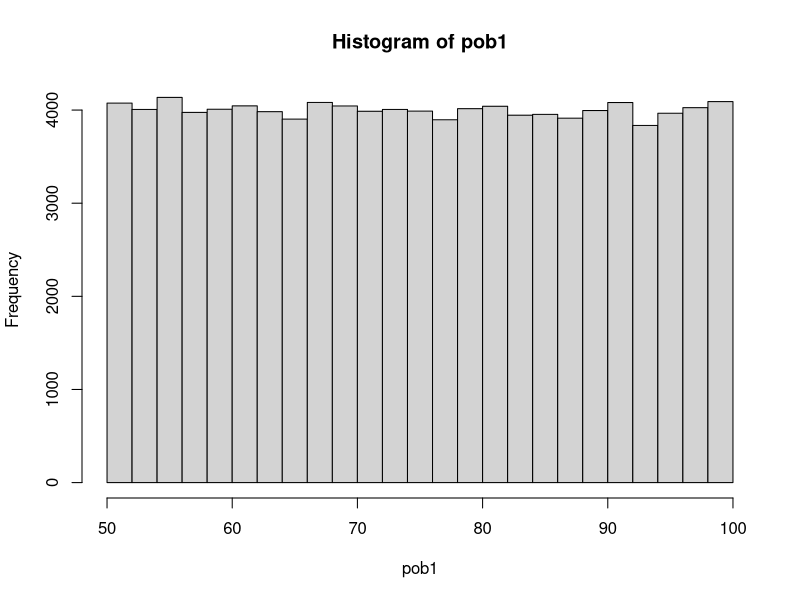
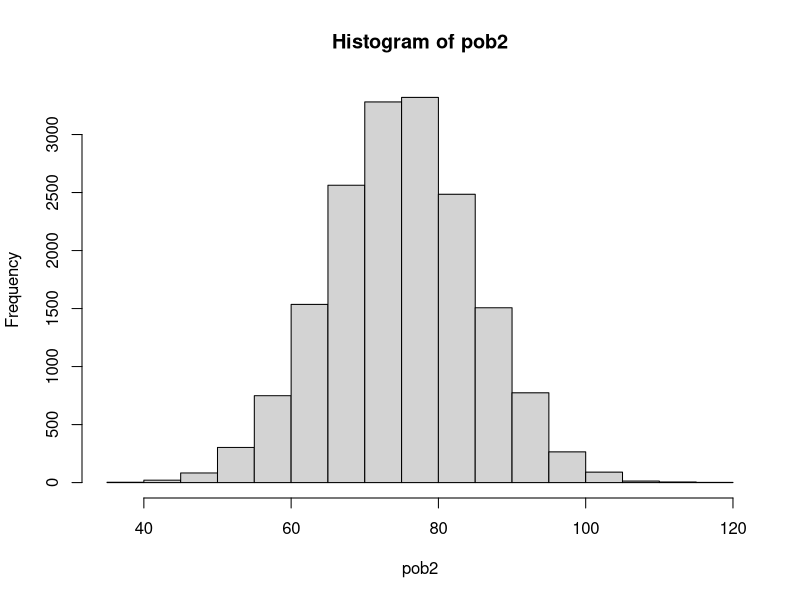
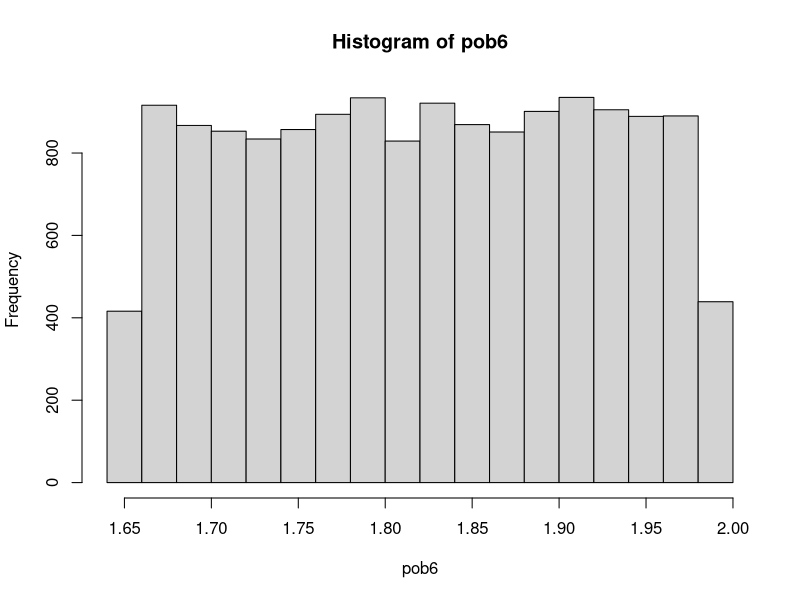
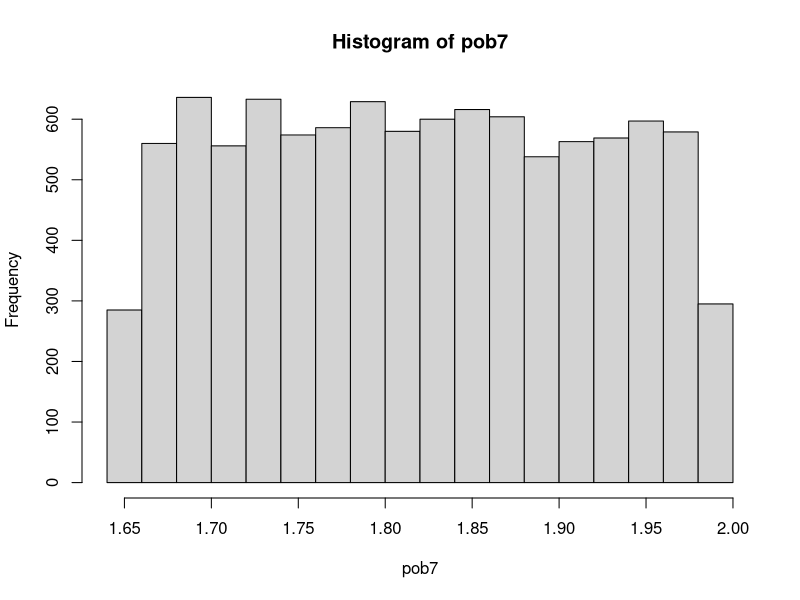

Here is the R script that generated these plots, in order:
## ---- chunk 1
a <- 50
b <- 100
pob1 <- runif(100000, a, b)
hist(pob1)
## ---- chunk 2
mp1 <- 30
n_piloto1 <- sample(pob1, mp1)


s2piloto1 <- round(var(n_piloto1), 2)
s2piloto1

## ---- chunk 3
B1 <- 5
alpha1 <-  qnorm(0.975)
n1 <- alpha1^2*s2piloto1/B1^2
n1c <- ceiling(n1)
## ---- chunk 4
m1 <- sample(pob1, n1c)
varm1 <- var(m1)

## ---- chunk 5
cc1 <- (n1c*25/s2piloto1)^0.5
cc1
## ---- chunk 6
x1 <- mean(n_piloto1)
x1
li1 <- x1-5
ls1 <- x1+5
## ---- chunk 7
bnuevo1 <- (qnorm(0.975)*s2piloto1/n1c)^0.5
bnuevo1
## ---- chunk 8
li1nuevo <- x1-bnuevo1
ls1nuevo <- x1+bnuevo1
## ---- chunk 9
mediapob2 <- 75
sd2 <- 10
pob2 <- rnorm(17000, mediapob2, sd2)
hist(pob2)
s22 <- var(pob2)

mp2 <- sample(pob2, 30)
s2piloto2 <- var(mp2)

## ---- chunk 10
n2 <- qnorm(0.985)*s2piloto2/16
n2r <- ceiling(n2)
## ---- chunk 11
aplha2 <- (n2r*16/s2piloto2)^0.5
aplha2
## ---- chunk 12
x2 <- mean(mp2)
li2 <- x2 - 4
ls2 <- x2+4
## ---- chunk 13
b2 <- (qnorm(0.985)*s2piloto2/n2r)^0.5
b2
li2nuevo <- x2-b2
ls2nuevo <- x2+b2
## ---- chunk 14
N <- 30000

p3 <- 0.5 #proporcion que calcula la varinaza más alta 
pq3 <- p3*(1-p3)

z3 <- qnorm(.965)

b13 <- 0.01
b23 <- 0.02
b33 <- 0.05

d13 <- b13/z3
d23 <- b23/z3
d33 <- b33/z3

n13 <- (pq3*N)/(((N-1)*d13^2)+pq3)
n23 <- pq3*N/((N-1)*d23^2+pq3)
n33 <- pq3*N/((N-1)*d33^2+pq3)

## ---- chunk 15
D4 <- 3/ qnorm(0.965)

s14 <- 40
s24 <- 20
s34 <- 10

N14 <- 20000
N24 <- 15000
N34 <- 12000

n14 <- s14*N14/((D4^2*(N14-1))+s14)
n24 <- s24*N24/((D4^2*(N24-1))+s24)
n34 <- s34*N34/((D4^2*(N34-1))+s34)

n14r <- ceiling(n14)
n24r <- ceiling(n24)
n34r <- ceiling(n34)

n14r
n24r
n34r

ntotal4 <- sum(n14r, n24r, n34r)
## ---- chunk 16
b5 <- 2
z5 <- qnorm(0.985)
varianza5 <- c(45, 15, 12)
costosi5 <- c(1,2,0.5)
N5 <- c(20000,15000,12000)

D5 <- b5/z5

nm5 <- sum(N5*varianza5^.5*costosi5^.5)*sum(N5*varianza5^.5/costosi5^.5)/(sum(N5)^2*D5+sum(N5*varianza5))
nmc5<- ceiling(nm5)
est5<-nm5*(N5*varianza5^.5/costosi5^.5)/sum(N5*varianza5^.5/costosi5^.5)
etrc5<-ceiling(est5)
## ---- chunk 17

pob6 <- runif(15000, 1.65, 1.99)
hist(pob6) 

mu06 <-1.90

## ---- chunk 18
ncualquiera6 <- sample(pob6, 1000)
## ---- chunk 19
x6 <- mean(ncualquiera6)
sd6 <- sd(ncualquiera6)
## ---- chunk 20
li6 <-  mu06- ((qnorm(0.975)*sd6)/1000^0.5)
ls6 <- mu06 + ((qnorm(0.975)*sd6)/1000^0.5)

li6r <- round(li6, 2)
ls6r <- round(ls6, 2)
## ---- chunk 21
pob7 <- runif(10000, 1.65, 1.99)
hist(pob7) 
## ---- chunk 22
npiloto7 <- sample(pob7, 1000)
s27 <- var(npiloto7)
s27 #varianza muestral
x7 <- mean(npiloto7)
x7 #media muestral
sd7 <- sd(npiloto7)
sd7 #desvacion estandar muestral
## ---- chunk 23
b7 <- 0.075
alpha7 <- qnorm(0.98)

n7 <- alpha7^2*s27/b7^2
n7r <- ceiling(n7)
## ---- chunk 24
li7 <- x7 - ((qnorm(0.98)* sd7)/1000^0.5)
ls7 <- x7 + ((qnorm(0.98)* sd7)/1000^0.5)

li7r <- round(li7, 2)
ls7r <- round(ls7, 2)
## ---- chunk 25
b8 <- 1.5
alfa8 <- qnorm(0.975)
varianza8 <- c(20, 36, 13, 57)
costos8 <- c(0.25, 0.25, 0.1, 0.4)
N8 <- c(350000,550000,200000,400000)

d8 <- b8/alfa8

ntotal8 <- sum((N8^2*varianza8/costos8)/(sum(N8)^2*d8^2+sum(N8*varianza8)))
ntotal18r <- ceiling(ntotal8)

nestra8 <- ceiling(ntotal18r*costos8)
  
